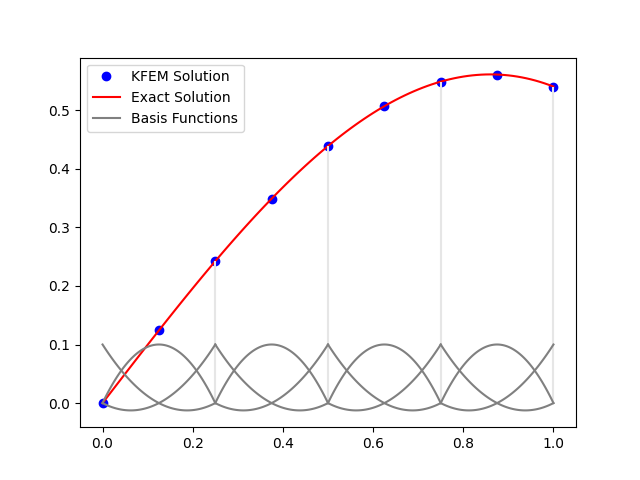

Reproduce this figure in Python.
"""
author: yunxiao zhang
email: [email redacted]
date: 2020.12.13
based on He Xiaoming FEM Course
"""
import numpy as np
import matplotlib.pyplot as plt
from numpy import pi, sqrt, exp, zeros, sin, cos, vectorize, array
from scipy.integrate import quad
from scipy.optimize import fmin
from numpy.linalg import solve, det
from math import floor, ceil
from kfem_lib.kfem_integration import gauss_quad

"""
# ===================== 01 PROBLEM ===================== #
# chap 1 page 128 example 3
#  -(cu')' = f
# u'(a)=ra
# u(b)=gb
# [0,1]
"""

c = lambda x: exp(x)
f = lambda x: -exp(x)*(cos(x)-2*sin(x)-x*cos(x)-x*sin(x))
g = lambda x: x*cos(x)

#c = lambda x: 1
#f = lambda x: -2
#g = lambda x: array(x)**2


"(# ===================== 02 MESH ===================== #)"
a = 0
b = 1
N = 4 # number of mesh elements
Nm = N+1 # number of mesh nodes
h = (b-a)/N


# P = np.arange(a,b+h,h) DONT USE THIS, +h is not exact bound h, use NP.LINSPACE instead
P = np.linspace(a,b,Nm)# matrix, coordinates of all mesh nodes [global node number]

T = np.array([[i for i in range(N)],[i+1 for i in range(N)]]) # matrix, global node indices of the mesh nodes of all the mesh elements, T[mesh number, global node number]


"(# ===================== 03 BASIS FUNCTIONS ===================== #)"    

def linear(x,x1,x2,i,o):
    """
    x: coordinate
    x1: left coordinate
    x2: right coordinate
    i: index of basis function
    o: order of basis function
    """
    def linear_r(x,i,o):
        if o==0:
            if i==0: return 1-x
            if i==1: return x
        if o==1:
            if i==0: return -1
            if i==1: return 1 
    h = x2-x1
    x_r = (x-x1)/h
    if o==0: return linear_r(x_r,i,o)
    if o==1: return 1/h*linear_r(x_r,i,o)

def quadratic(x,x1,x2,i,o):
    # at local frame
    """
    x: coordinate
    x1: left coordinate
    x2: right coordinate
    i: index of basis function
    o: derivative order of basis function
    """
    def quadratic_r(x,i,o):
        # at reference frame
        if o==0:
            if i==0: return 2*x**2-3*x+1
            if i==1: return 2*x**2-x
            if i==2: return -4*x**2+4*x
        if o==1:
            if i==0: return 4*x-3
            if i==1: return 4*x-1
            if i==2: return -8*x+4
    h = x2-x1
    x_r = (x-x1)/h
    if o==0: return quadratic_r(x_r,i,o)
    if o==1: return 1/h*quadratic_r(x_r,i,o)

"(# ===================== 04 BASIS TYPE ===================== #)"
basis_function_type = "quadratic"

if basis_function_type=="linear":
    psi_test = linear
    psi_trail = linear
    Nb = N+1 # scalar, total number of basis functions
    Nlb_trial = 2 # 
    Nlb_test = 2 # the number of local basis functions for test
    # For the linear finite elements we use here, Pb = P and Tb_test = T
    Pb = P # matrix, coordinates of all finite element nodes
    Tb_trail = T
    Tb_test = T# global node indices of the finite element nodes of all the mesh elements
    # reference to local

if basis_function_type=="quadratic":
    psi_test = quadratic
    psi_trail = quadratic
    Nb = 2*N+1
    Nlb_trial = 3
    Nlb_test = 3
    Pb = [a+k*h/2 for k in range(Nb)]
    Tb_trail = np.array([[i*2 for i in range(N)],
                [i*2+2 for i in range(N)],
                [i*2+1 for i in range(N)]])
    Tb_test = Tb_trail

"(# ===================== 05 COMPUTE A ===================== #)"
A = np.zeros((Nb,Nb))
b = np.zeros(Nb)

# algorithm 4: compute A
for n in range(N):
    x1 = P[T[0,n]]
    x2 = P[T[1,n]]
    for alpha in range(Nlb_trial):
        for beta in range(Nlb_test):
            i = Tb_test[beta,n]
            j = Tb_trail[alpha,n]
            ff = lambda x: c(x)*psi_trail(x,x1,x2,alpha,1)*psi_test(x,x1,x2,beta,1)
            A[i,j] += gauss_quad(ff,x1,x2)


"(# ===================== 06 COMPUTE B ===================== #)"
# algorithm 5: compute load vector b
for n in range(N):
    x1 = P[T[0,n]]
    x2 = P[T[1,n]]
    for beta in range(Nlb_test):
        i = Tb_test[beta,n]
        ff = lambda x: f(x)*psi_test(x,x1,x2,beta,0)
        b[i] += gauss_quad(ff,x1,x2)

"(# ===================== 07 BOUNDARY ===================== #)"
# type of boundary = Dirichlet, Neumann, Robin......
# Dirichlet: u(a)=b
# Neumann: u'(a)=b
# Robin: u(a)+qu'(a)=p
Nbn = 2 # number of boundary node
# boundary = [['Dirichlet','Nuemann'],[0,-1],[0,(cos(1)-sin(1))]]
boundary = [['Dirichlet','Robin'],[-1,0],[0,[-1,-1]]]

# algorithm 6: handle boundary
for k in range(Nbn):
    if boundary[0][k] == 'Dirichlet':
        i = boundary[1][k]
        A[i,:]=0
        A[i,i]=1
        b[i]=g(Pb[i])
    if boundary[0][k] == 'Nuemann':
        i = boundary[1][k]
        ri = boundary[2][k]
        b[i] += ri*c(Pb[i])
    if boundary[0][k] == 'Robin':
        i = boundary[1][k]
        qi = boundary[2][k][0]
        pi = boundary[2][k][1]
        A[i,i] += qi*c(Pb[i])
        b[i] += pi*c(Pb[i])

"(# ===================== 08 SOLVE ===================== #)"
# solve Ax=b
# d = det(A)
u = solve(A, b)
u_exact = g
uu = u_exact(Pb)

# error compare with chap 1 page 121
error = max(abs(u - uu))
red = "\033[31m"
ok = "\033[0m"
print(f"{red}error: {error:.5f}{ok}")

"(# ===================== 09 PLOT ===================== #)"
todo = ['plot','plot base functions']
#todo = []
# exact u for plot
a = 0
b = 1
hh = 0.01
xx = np.arange(a,b+hh,hh)
uu = u_exact(xx)

if 'plot' in todo:
    plt.plot(Pb,u,'bo',label="KFEM Solution")
    plt.plot(xx,uu,'-r',label="Exact Solution")
    #plt.show()

"(12 plot interpolation and base functions)"
ll = 0
if 'plot base functions' in todo:
    for n in range(N):
        x1 = P[T[0,n]]
        x2 = P[T[1,n]]
        xx = [x for x in np.linspace(x1,x2,100)]
        plt.vlines(x2,0,u_exact(x2),colors='0.9',linestyles='-')
        for beta in range(Nlb_test):
            i = Tb_test[beta,n]
            label = "Basis Functions" if ll == 0 else None
            ll = 1
            if 'plot base functions' in todo:
                plt.plot(xx,0.1*np.array(vectorize(psi_test)(xx,x1,x2,beta,0)),'-',color='0.5',label=label)
        #psi_sum = [np.array(vectorize(psi_test)(xx,x1,x2,beta,0)*u[Tb[beta,n]] for beta in range(Nlb_test)]
        psi_sum = np.sum([np.array(vectorize(psi_test)(xx,x1,x2,beta,0))*u[Tb_test[beta,n]] for beta in range(Nlb_test)],axis=0)
        # plt.plot(xx,psi_sum)   

plt.legend()        
plt.savefig("(KFEM 1D)(Gauss Integration)")    
plt.show()